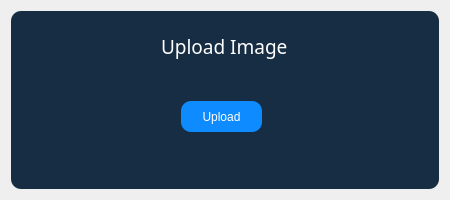
<?xml version="1.0" encoding="UTF-8"?>
<ui version="4.0">
 <class>Dialog</class>
 <widget class="QDialog" name="Dialog">
  <property name="geometry">
   <rect>
    <x>0</x>
    <y>0</y>
    <width>450</width>
    <height>200</height>
   </rect>
  </property>
  <property name="windowTitle">
   <string>Dialog</string>
  </property>
  <layout class="QVBoxLayout" name="verticalLayout">
   <item>
    <widget class="QWidget" name="widget" native="true">
     <property name="styleSheet">
      <string notr="true">background-color: rgb(22, 45, 68);
border-radius:10px;</string>
     </property>
     <widget class="QLabel" name="label_5">
      <property name="geometry">
       <rect>
        <x>150</x>
        <y>20</y>
        <width>131</width>
        <height>31</height>
       </rect>
      </property>
      <property name="font">
       <font>
        <family>Arial Rounded MT Bold</family>
        <pointsize>14</pointsize>
        <weight>50</weight>
        <italic>false</italic>
        <bold>false</bold>
       </font>
      </property>
      <property name="styleSheet">
       <string notr="true">font: 14pt &quot;Arial Rounded MT Bold&quot;;
color: rgb(255, 255, 255);</string>
      </property>
      <property name="text">
       <string>Upload Image</string>
      </property>
     </widget>
     <widget class="QPushButton" name="upload_img">
      <property name="geometry">
       <rect>
        <x>170</x>
        <y>90</y>
        <width>81</width>
        <height>31</height>
       </rect>
      </property>
      <property name="styleSheet">
       <string notr="true">QPushButton{
color: rgb(255, 255, 255);
 background-color: rgb(14, 139, 255);
border-radius:10px;
font: 10pt &quot;Arial Rounded MT Bold&quot;;
}

QPushButton:hover{
color: rgb(255, 255, 255);
	background-color: rgb(0, 170, 255);
font: 10pt &quot;Arial Rounded MT Bold&quot;;
}
</string>
      </property>
      <property name="text">
       <string>Upload</string>
      </property>
     </widget>
    </widget>
   </item>
  </layout>
 </widget>
 <resources>
  <include location="../../../Qt Desiger/Icon.qrc"/>
 </resources>
 <connections/>
</ui>
